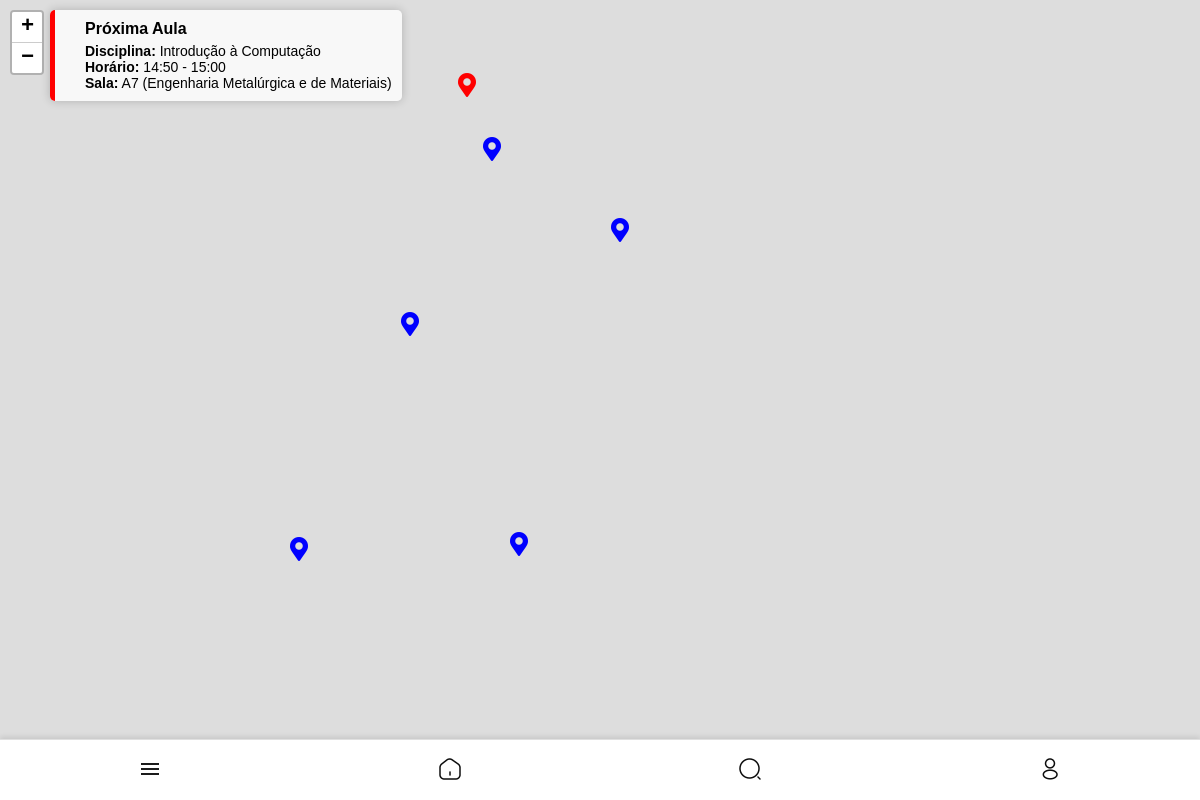
The page / (signed in) on the database its author committed.
### core/models.py (models this page shows, shortened)
class HorarioGrade(models.Model):
    usuario = models.ForeignKey(settings.AUTH_USER_MODEL, on_delete=models.CASCADE, related_name='horarios_grade')
    disciplina = models.ForeignKey('Disciplina', on_delete=models.CASCADE)
    dia_da_semana = models.CharField(max_length=3, choices=[
        ('SEG', 'Segunda-feira'),
        ('TER', 'Terça-feira'),
        ('QUA', 'Quarta-feira'),
        ('QUI', 'Quinta-feira'),
        ('SEX', 'Sexta-feira'),
        ('SAB', 'Sábado'),
        ('DOM', 'Domingo'),
    ])
    horario_inicio = models.TimeField()
    horario_fim = models.TimeField()

class Disciplina(models.Model):
    nome = models.CharField(max_length=255)
    codigo = models.CharField(max_length=10)
    curso = models.CharField(max_length=255)
    semestre = models.CharField(max_length=10)
    tipo = models.CharField(max_length=50)
    sala = models.ForeignKey(Sala, on_delete=models.SET_NULL, null=True, blank=True, related_name='disciplinas')
    professor_responsavel = models.ForeignKey(
        settings.AUTH_USER_MODEL,
        null=True,
        blank=True,
        on_delete=models.SET_NULL,
        limit_choices_to={'user_type': 'professor'}
    )
    turma = models.IntegerField(default=1)

class Sala(models.Model):
    nome = models.CharField(max_length=50)
    predio = models.ForeignKey(Predio, on_delete=models.CASCADE, related_name='salas')

class Predio(models.Model):
    nome = models.CharField(max_length=100, unique=True)
    latitude = models.DecimalField(max_digits=9, decimal_places=6)
    longitude = models.DecimalField(max_digits=9, decimal_places=6)

### core/views.py (the view)
# urls.py: path('', views.home, name='home'),
@login_required
def home(request):
    aula_proxima = proxima_aula(request.user)
    predios = Predio.objects.all()
    return render(request, 'core/home.html', {'aula_proxima': aula_proxima, 'predios': predios})

### core/views.py (called while the page is built)
def proxima_aula(usuario):
    agora = datetime.now(pytz.timezone('America/Sao_Paulo'))
    dias_abreviados = {
        'Monday': 'SEG',
        'Tuesday': 'TER',
        'Wednesday': 'QUA',
        'Thursday': 'QUI',
        'Friday': 'SEX',
        'Saturday': 'SAB',
        'Sunday': 'DOM'
    }
    dia_atual = dias_abreviados[agora.strftime('%A')]
    hora_atual = agora.time()
    janela_inicio = timedelta(minutes=10)
    horarios_do_dia = usuario.horarios_grade.filter(dia_da_semana=dia_atual)
    for horario in horarios_do_dia:
        inicio = (datetime.combine(datetime.today(), horario.horario_inicio) - janela_inicio).time()
        fim_aviso = (datetime.combine(datetime.today(), horario.horario_inicio) + janela_inicio).time()
        if inicio <= hora_atual <= fim_aviso:
            return horario
    return None

### templates/core/home.html (shortened to what this page needs)
{% extends 'core/base.html' %}
{% block head %}
<link rel="stylesheet" href="https://unpkg.com/leaflet@1.9.4/dist/leaflet.css" />
{% endblock %}
{% block content %}
<div id="map"></div>
{% if aula_proxima %}
<div class="banner-proxima-aula" onclick="centralizarNoPredio()">
    <div class="faixa-vermelha"></div>
    <div class="banner-conteudo">
        <h3>Próxima Aula</h3>
        <p><strong>Disciplina:</strong> {{ aula_proxima.disciplina.nome }}</p>
        <p><strong>Horário:</strong> {{ aula_proxima.horario_inicio }} - {{ aula_proxima.horario_fim }}</p>
        <p><strong>Sala:</strong>
            {% if aula_proxima.disciplina.sala %}
                {{ aula_proxima.disciplina.sala.nome }} ({{ aula_proxima.disciplina.sala.predio.nome }})
            {% else %}
                N/A
            {% endif %}
        </p>
    </div>
</div>
{% endif %}
{% endblock %}

### media/style.css (style rules this page uses)
@media (min-width: 769px) { body { font-family: Arial, sans-serif; background-color: rgb(234, 234, 234); display: flex; flex-direction: column; align-items: center; justify-content: flex-start; min-height: 100vh; margin: 0; padding-bottom: 5vw; } }
@media (min-width: 769px) { #map { height: 100vh; width: 100vw; z-index: 400; } }

### templates/core/home.html (style rules this page uses)
html, body { height: 100%; margin: 0; padding: 0; }
#map { width: 100vw; height: 100vh; position: relative; z-index: 600; }
.banner-proxima-aula { position: absolute; top: 10px; left: 50px; background-color: rgba(255, 255, 255, 0.8); padding: 10px 10px 10px 20px; border-radius: 5px; box-shadow: 0 0 10px rgba(0, 0, 0, 0.2); z-index: 1000; display: flex; align-items: center; cursor: pointer; z-index: 600; }
.faixa-vermelha { width: 5px; height: 100%; background-color: red; position: absolute; left: 0; top: 0; border-top-left-radius: 5px; border-bottom-left-radius: 5px; }
.banner-conteudo { margin-left: 15px; }
.banner-conteudo h3 { margin: 0 0 5px 0; font-size: 16px; }
.banner-conteudo p { margin: 0; font-size: 14px; }

### rows shown on the page
HorarioGrade: disciplina.nome "Introdução à Computação", horario_inicio "14:50", horario_fim "15:00", disciplina.sala.nome "A7", disciplina.sala.predio.nome "Engenharia Metalúrgica e de Materiais"
